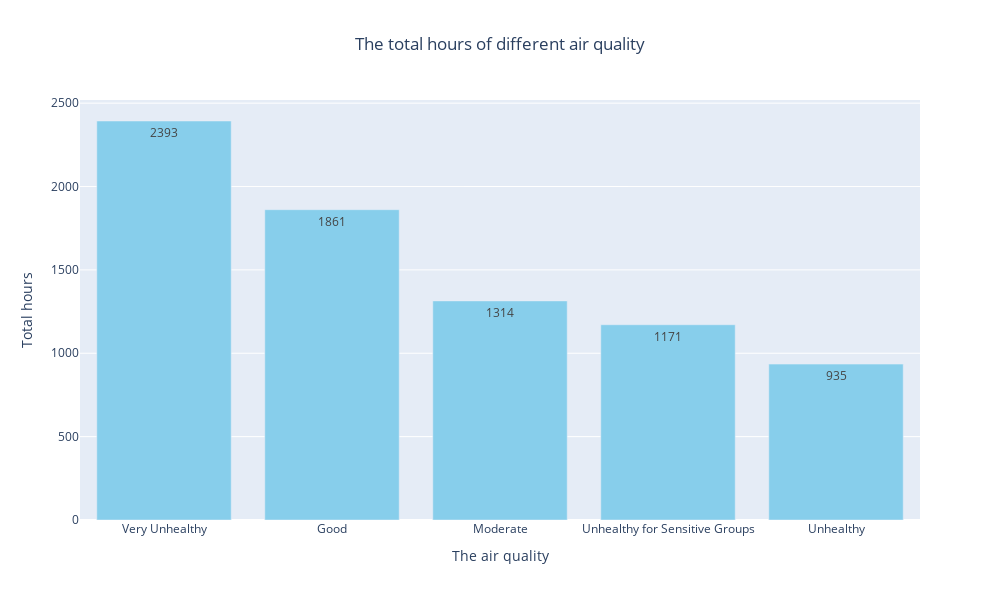

Notebook code for this chart:
### Code cell
data = pd.Series(df['Label'])
histogram = go.Bar(x=data.value_counts().index, y=data.value_counts().values, text=data.value_counts().values, 
                   hoverinfo='text+y', marker=dict(color='skyblue'))
layout = go.Layout(title='The total hours of different air quality', title_x=0.5, 
                   xaxis=dict(title='The air quality'), yaxis=dict(title='Total hours'),
                    width=1000,height=600)
fig = go.Figure(data=[histogram], layout=layout)

fig.show()

### Figure 1 — Plotly figure (JSON) as saved in the notebook; plotly's stock layout.template omitted (floating-point values rounded to 4 significant figures)
{"data": [{"hoverinfo": "text+y", "marker": {"color": "skyblue"}, "text": [2393, 1861, 1314, 1171, 935], "type": "bar", "x": ["Very Unhealthy", "Good", "Moderate", "Unhealthy for Sensitive Groups", "Unhealthy"], "y": [2393, 1861, 1314, 1171, 935]}], "layout": {"height": 600, "title": {"text": "The total hours of different air quality", "x": 0.5}, "width": 1000, "xaxis": {"title": {"text": "The air quality"}}, "yaxis": {"title": {"text": "Total hours"}}}}
